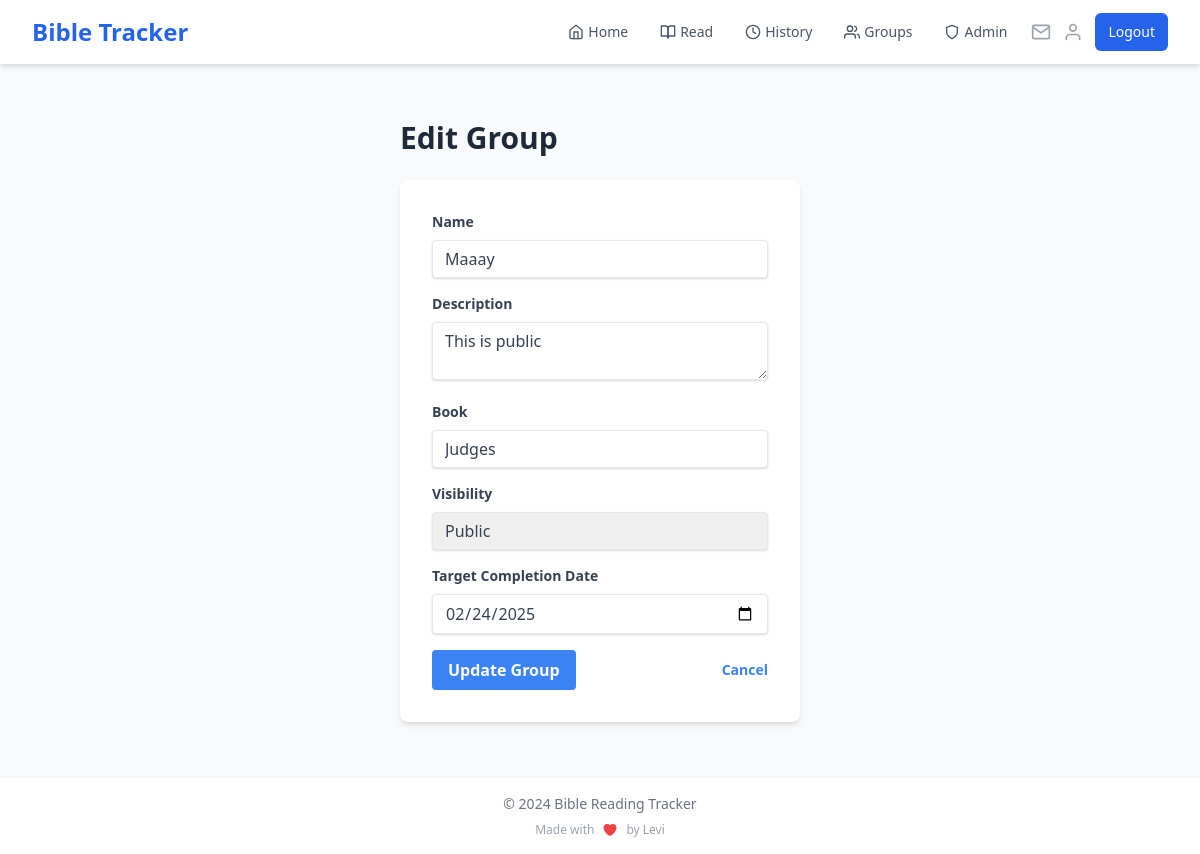
The app's page /admin/groups/3/edit (signed in), older data.
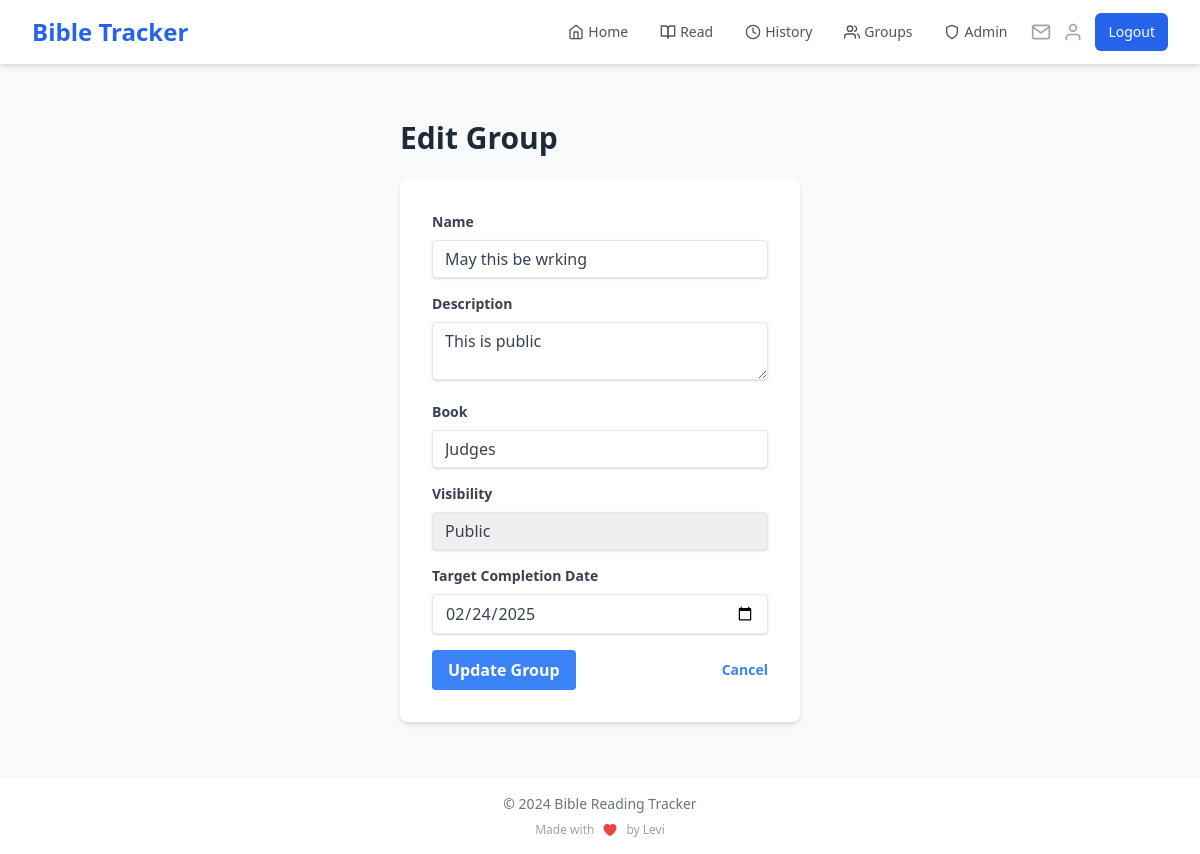
The same page, newer data.
### app.py (models this page shows)
class ReadingGroup(db.Model):
    id = db.Column(db.Integer, primary_key=True)
    name = db.Column(db.String(100), nullable=False)
    description = db.Column(db.Text)
    created_at = db.Column(db.DateTime, default=datetime.utcnow)
    book = db.Column(db.String(50), nullable=False)
    current_chapter = db.Column(db.Integer, default=1)
    target_completion_date = db.Column(db.DateTime)
    creator_id = db.Column(db.Integer, db.ForeignKey('user.id'), nullable=False)
    visibility = db.Column(db.String(20), default='public')
    access_code = db.Column(db.String(20))
    members = db.relationship('GroupMember', backref='reading_group', lazy='joined')
    readings = db.relationship('GroupReading', backref='reading_group', lazy='dynamic')
    invitations = db.relationship('GroupInvitation', backref='reading_group', lazy='dynamic')

### app.py (the view, shortened to what this page needs)
@app.route('/admin/groups/<int:group_id>/edit', methods=['GET', 'POST'])
@login_required
@admin_required
def admin_edit_group(group_id):
    group = ReadingGroup.query.get_or_404(group_id)
    return render_template('admin/edit_group.html', group=group)

### app.py (called while the page is built)
@login_manager.user_loader
def load_user(user_id):
    if 'user_id' in session:
        return User.query.get(int(session['user_id']))
    return None

@app.context_processor
def inject_user_name():
    if current_user.is_authenticated:
        return dict(user_name=current_user.name)
    return dict(user_name='Guest')

@app.context_processor
def inject_invitation_count():
    if current_user.is_authenticated:
        invitation_count = GroupInvitation.query.filter(
            GroupInvitation.email == current_user.email,
            GroupInvitation.used == False,
            GroupInvitation.expires_at > datetime.utcnow()
        ).count()
        return dict(invitation_count=invitation_count)
    return dict(invitation_count=0)

def admin_required(f):
    @wraps(f)
    def decorated_function(*args, **kwargs):
        if not current_user.is_authenticated or current_user.email.lower() != 'mukuhalevi@gmail.com'.lower():
            flash('You do not have permission to access the admin panel.')
            return redirect(url_for('home'))
        return f(*args, **kwargs)
    return decorated_function

### templates/admin/edit_group.html (shortened to what this page needs)
{% extends "base.html" %}
{% block content %}
<div class="container mx-auto p-6 max-w-md">
    <h1 class="text-3xl font-bold mb-6 text-gray-800">Edit Group</h1>
    <form method="POST" class="bg-white shadow-md rounded-lg p-8">
        <div class="mb-4">
            <label class="block text-gray-700 text-sm font-bold mb-2" for="name">Name</label>
            <input type="text" name="name" value="{{ group.name }}"
                class="shadow appearance-none border rounded w-full py-2 px-3 text-gray-700 leading-tight focus:outline-none focus:shadow-outline">
        </div>
        <div class="mb-4">
            <label class="block text-gray-700 text-sm font-bold mb-2" for="description">Description</label>
            <textarea name="description"
                class="shadow appearance-none border rounded w-full py-2 px-3 text-gray-700 leading-tight focus:outline-none focus:shadow-outline">{{ group.description }}</textarea>
        </div>
        <div class="mb-4">
            <label class="block text-gray-700 text-sm font-bold mb-2" for="book">Book</label>
            <input type="text" name="book" value="{{ group.book }}"
                class="shadow appearance-none border rounded w-full py-2 px-3 text-gray-700 leading-tight focus:outline-none focus:shadow-outline">
        </div>
        <div class="mb-4">
            <label class="block text-gray-700 text-sm font-bold mb-2" for="visibility">Visibility</label>
            <select name="visibility"
                class="shadow appearance-none border rounded w-full py-2 px-3 text-gray-700 leading-tight focus:outline-none focus:shadow-outline">
                <option value="public" {% if group.visibility == 'public' %}selected{% endif %}>Public</option>
            </select>
        </div>
        <div class="mb-4">
            <label class="block text-gray-700 text-sm font-bold mb-2" for="target_date">Target Completion Date</label>
            <input type="date" name="target_date"
                value="{{ group.target_completion_date.strftime('%Y-%m-%d') if group.target_completion_date else '' }}"
                class="shadow appearance-none border rounded w-full py-2 px-3 text-gray-700 leading-tight focus:outline-none focus:shadow-outline">
        </div>
        <div class="flex items-center justify-between">
            <button type="submit" class="bg-blue-500 hover:bg-blue-700 text-white font-bold py-2 px-4 rounded focus:outline-none focus:shadow-outline">
                Update Group
            </button>
            <a href="{{ url_for('admin_groups') }}" class="inline-block align-baseline font-bold text-sm text-blue-500 hover:text-blue-800">
                Cancel
            </a>
        </div>
    </form>
</div>
{% endblock %}

Row changes from the older to the newer data that the page shows:
changed ReadingGroup "This is public": name "Maaay" → "May this be wrking"
